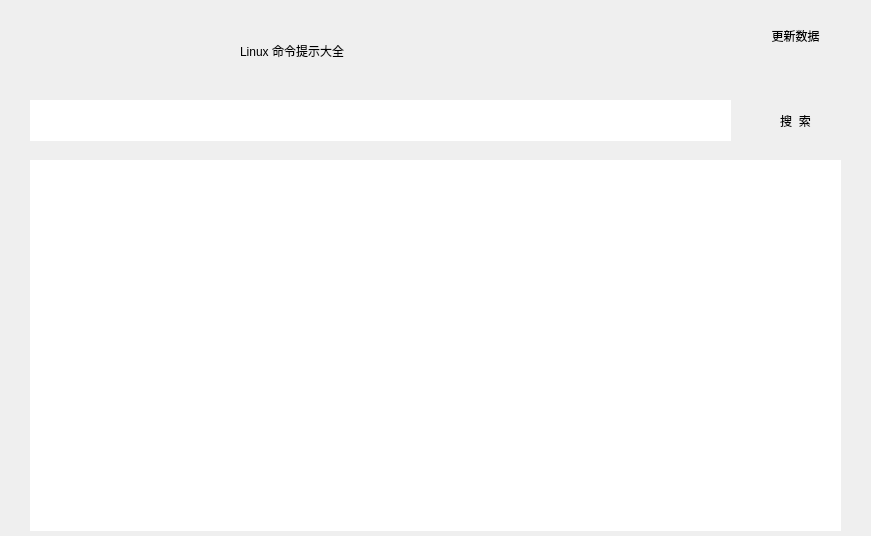
<?xml version="1.0" encoding="UTF-8"?>
<ui version="4.0">
 <class>Form</class>
 <widget class="QWidget" name="Form">
  <property name="geometry">
   <rect>
    <x>0</x>
    <y>0</y>
    <width>871</width>
    <height>536</height>
   </rect>
  </property>
  <property name="windowTitle">
   <string>Form</string>
  </property>
  <property name="styleSheet">
   <string notr="true">border:None;
</string>
  </property>
  <widget class="QPushButton" name="pushButton_update">
   <property name="geometry">
    <rect>
     <x>740</x>
     <y>20</y>
     <width>111</width>
     <height>31</height>
    </rect>
   </property>
   <property name="text">
    <string>更新数据</string>
   </property>
  </widget>
  <widget class="QPushButton" name="pushButton_search">
   <property name="geometry">
    <rect>
     <x>750</x>
     <y>100</y>
     <width>91</width>
     <height>41</height>
    </rect>
   </property>
   <property name="text">
    <string>搜  索</string>
   </property>
  </widget>
  <widget class="QLineEdit" name="lineEdit_input">
   <property name="geometry">
    <rect>
     <x>30</x>
     <y>100</y>
     <width>701</width>
     <height>41</height>
    </rect>
   </property>
  </widget>
  <widget class="QTextEdit" name="textEdit_out">
   <property name="geometry">
    <rect>
     <x>30</x>
     <y>160</y>
     <width>811</width>
     <height>371</height>
    </rect>
   </property>
  </widget>
  <widget class="QLabel" name="label_title">
   <property name="geometry">
    <rect>
     <x>240</x>
     <y>30</y>
     <width>361</width>
     <height>41</height>
    </rect>
   </property>
   <property name="styleSheet">
    <string notr="true">font: 75 28pt &quot;思源宋体&quot;;</string>
   </property>
   <property name="text">
    <string>Linux 命令提示大全</string>
   </property>
  </widget>
 </widget>
 <resources>
  <include location="../res/source.qrc"/>
 </resources>
 <connections/>
</ui>
